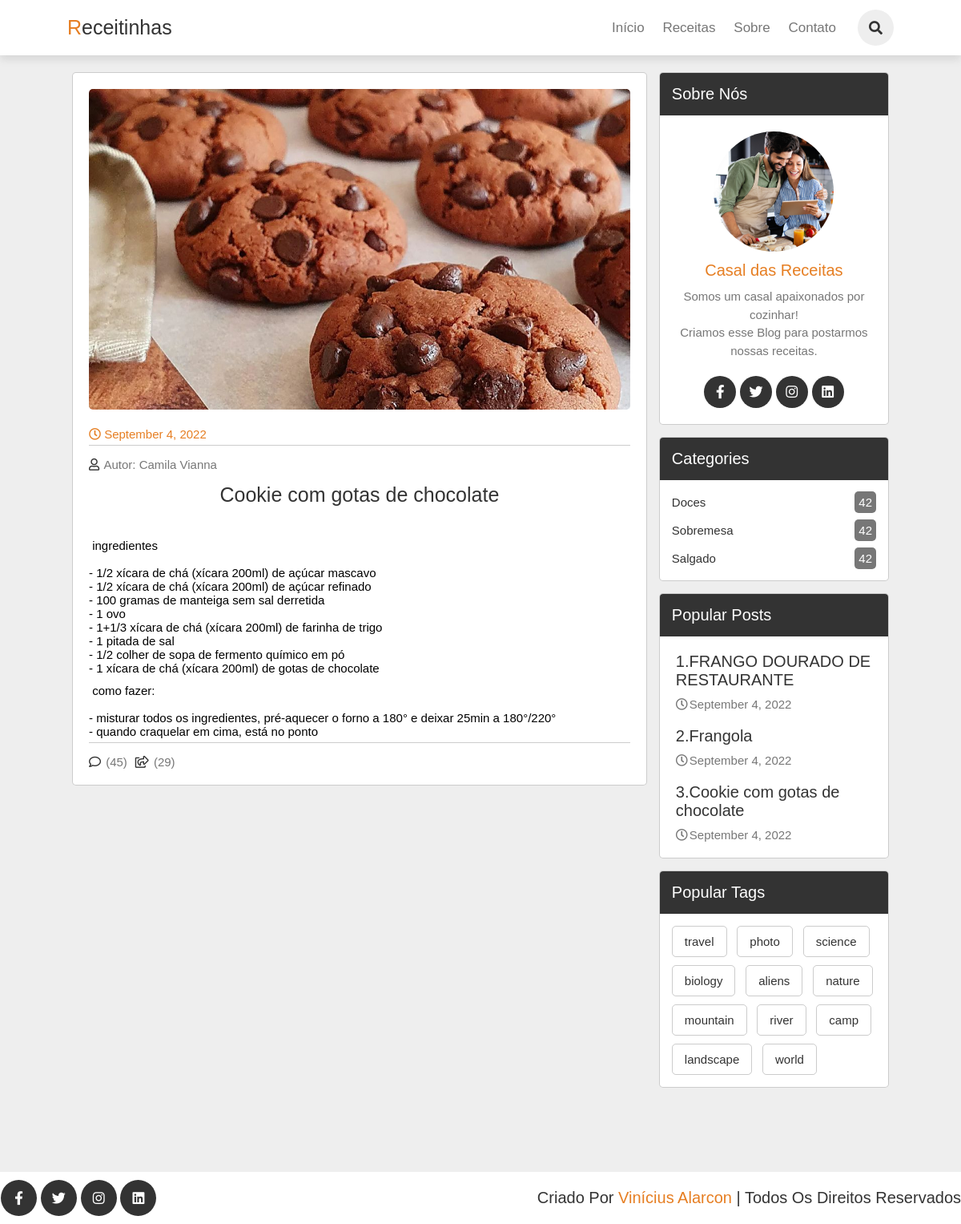
Screenshot of /single-post.php?post_id=3 with the database file from the repository.
### tables this page shows
CREATE TABLE `posts` (
  `id` int(11) NOT NULL,
  `user_id` int(11) NOT NULL,
  `topic_id` int(11) DEFAULT NULL,
  `title` varchar(255) NOT NULL,
  `body` text NOT NULL,
  `image` varchar(255) NOT NULL,
  `published` tinyint(4) NOT NULL,
  `created_at` datetime NOT NULL DEFAULT current_timestamp()
);

CREATE TABLE `users` (
  `id` int(11) NOT NULL,
  `admin` tinyint(4) NOT NULL DEFAULT 0,
  `username` varchar(255) NOT NULL,
  `email` varchar(255) NOT NULL,
  `password` varchar(255) NOT NULL,
  `created_at` timestamp NULL DEFAULT current_timestamp()
);

CREATE TABLE `topics` (
  `id` int(11) NOT NULL,
  `name` varchar(100) NOT NULL,
  `description` text NOT NULL
);

### app/models/Post.php (called while the page is built, shortened)
<?php
require(ROOT_PATH . "/app/database/connect.php");
function selectAllPostsPublished()
{
    global $pdo;
    $sql = "SELECT p.*, u.username FROM posts AS p JOIN users AS u ON p.user_id = u.id  WHERE p.published = ?";
    $stmt = $pdo->prepare($sql);
    $stmt->bindValue(1, 1, PDO::PARAM_INT);
    $stmt->execute();
    $result = $stmt->fetchAll(PDO::FETCH_ASSOC);
    return $result;
}
function selectOnePostAuthor($id)
{
    global $pdo;
    $sql = "SELECT p.*, u.username FROM posts AS p JOIN users AS u ON p.user_id = u.id  WHERE p.published = ? AND p.id = ?";
    $stmt = $pdo->prepare($sql);
    $stmt->bindValue(1, 1, PDO::PARAM_INT);
    $stmt->bindValue(2, $id, PDO::PARAM_INT);
    $stmt->execute();
    $result = $stmt->fetch(PDO::FETCH_ASSOC);
    return $result;
}

### app/models/Topic.php (called while the page is built, shortened)
<?php
require(ROOT_PATH . "/app/database/connect.php");
function selectAllTopics()
{
    global $pdo;
    $sql = "SELECT * FROM topics";
    $stmt = $pdo->prepare($sql);
    $stmt->execute();
    $result = $stmt->fetchAll(PDO::FETCH_ASSOC);
    return $result;
}

### app/controllers/topics.php (called while the page is built, shortened)
<?php
    require(ROOT_PATH . "/app/models/Topic.php");
    $topics = selectAllTopics();

### single-post.php (the view, shortened to what this page needs)
<?php
    include(ROOT_PATH . "/app/models/User.php");
    include(ROOT_PATH . "/app/models/Post.php");
    require(ROOT_PATH . "/app/controllers/topics.php");
    if(isset($_GET["post_id"])) {
        $id = $_GET["post_id"];
        $post = selectOnePostAuthor($id);
    }
    $postsPublished= array();
    if(isset($_POST["search-term"])) {
        $postsTitle = "Sua busca: '" . $_POST["search-term"] . "'";
        $postsPublished = searchPosts($_POST["search-term"]);
    } else {
        $postsPublished = selectAllPostsPublished();
    }
?>
<!DOCTYPE html>
<html lang="pt-BR">
<head>
    <link rel="stylesheet" href="https://cdnjs.cloudflare.com/ajax/libs/font-awesome/5.15.3/css/all.min.css">
    <link rel="stylesheet" href="assets/css/style.css">
</head>
<body>
<?php include(ROOT_PATH . "/app/includes/header.php"); ?>
<section class="container single-container" id="posts">
    <div class="posts-container">
        <div class="post single-post">
            <img src="<?php echo BASE_URL . '/assets/imgUpload/' . $post["image"]; ?>" alt="" class="image">
            <div class="date">
                <i class="far fa-clock"></i>
                <span><?= date('F j, Y', strtotime($post["created_at"])); ?></span>
            </div>
            <div class="links">
                <a href="#" class="user">
                    <i class="far fa-user"></i>
                    <span>Autor: <?= $post["username"]; ?></span>
                </a>
            </div>
            <h3 class="title single-post-title"><?= $post["title"] ?></h3>
            <p class="text single-post-text"><?= html_entity_decode($post["body"]); ?></p>
            <div class="links">
                <a href="#" class="icon">
                    <i class="far fa-comment"></i>
                    <span>(45)</span>
                </a>
                <a href="#" class="icon">
                    <i class="far fa-share-square"></i>
                    <span>(29)</span>
                </a>
            </div>
        </div>
    </div>
    <?php include(ROOT_PATH . "/app/includes/sidebar.php"); ?>
</section>
<?php include(ROOT_PATH . "/app/includes/footer.php"); ?>
</body>
</html>

### app/includes/sidebar.php
<div class="sidebar">
    <div class="box">
        <h3 class="title">Sobre nós</h3>
        <div class="about">
            <img src="assets/img/user01.png" alt="">
            <h3>Casal das Receitas</h3>
            <p>Somos um casal apaixonados por cozinhar!<br>Criamos esse Blog para postarmos nossas receitas.</p>
            <div class="follow">
                <a href="#" class="fab fa-facebook-f"></a>
                <a href="#" class="fab fa-twitter"></a>
                <a href="#" class="fab fa-instagram"></a>
                <a href="#" class="fab fa-linkedin"></a>
            </div>
        </div>
    </div>
    <div class="box">
        <h3 class="title">categories</h3>
        <div class="category">
            <?php foreach($topics as $key => $topic): ?>
                <a href="<?= BASE_URL . '/index.php?topic_id='. $topic["id"] . '&name=' . $topic["name"]?>"> <?= $topic["name"]?> <span>42</span></a>
            <?php endforeach; ?>
        </div>
    </div>
    <div class="box">
        <h3 class="title">popular posts</h3>
        <div class="p-post">
            <?php foreach($postsPublished as $key => $post): ?>
                <a href="#">
                    <h3><?= $key +1 . "." . $post["title"]?></h3>
                    <span><i class="far fa-clock"></i><?= date('F j, Y', strtotime($post["created_at"])); ?></span>
                </a>
            <?php endforeach; ?>
        </div>
    </div>
    <div class="box">
        <h3 class="title">popular tags</h3>
        <div class="tags">
            <a href="#">travel</a>
            <a href="#">photo</a>
            <a href="#">science</a>
            <a href="#">biology</a>
            <a href="#">aliens</a>
            <a href="#">nature</a>
            <a href="#">mountain</a>
            <a href="#">river</a>
            <a href="#">camp</a>
            <a href="#">landscape</a>
            <a href="#">world</a>
        </div>
    </div>
</div>

### assets/css/style.css (style rules this page uses)
:root { --orange:#e67e22; --black:#333; --light-color:#777; --border:.1rem solid rgba(0,0,0,.2); --box-shadow:0 .5rem 1rem rgba(0,0,0,.1); }
* { margin:0; padding:0; box-sizing: border-box; outline: none; border:none; text-decoration: none; font-family: Verdana, Geneva, Tahoma, sans-serif; font-weight: lighter; }
html { font-size: 62.5%; overflow-x: hidden; scroll-behavior: smooth; scroll-padding-top: 6rem; }
section { padding:2rem 7%; }
.container { display: grid; grid-template-columns: 2.5fr 1fr; gap:1.5rem; background:#eee; }
.container .posts-container .post { width:100%; padding:2rem; background:#fff; border:var(--border); border-radius: .5rem; margin-bottom: 1.5rem; }
.container .posts-container .post .image { height: 40rem; width:100%; border-radius: .5rem; object-fit: cover; }
.container .posts-container .post .date { padding-top: 2rem; font-size: 1.5rem; color:var(--orange); }
.container .posts-container .post .title { padding-top: 1.5rem; font-size: 2.5rem; color:var(--black); }
.container .posts-container .post .text { color:var(--light-color); font-size: 1.6rem; line-height: 1.7; padding:1rem 0; }
.container .posts-container .links { border-top: var(--border); margin-top: .5rem; padding-top: 1.5rem; display: flex; align-items: center; }
.container .posts-container .links .user { margin-right: auto; }
.container .posts-container .links .icon { padding-right: 1rem; }
.container .posts-container .links a { font-size: 1.5rem; color:var(--light-color); }
.container .posts-container .links a i { padding-right: .2rem; color:var(--black); }
.single-container { padding: 9rem; }
.single-post-title { text-align: center; }
.single-post-text { text-align: center; padding: 1rem 5rem !important; margin: 1rem 5rem ; }
.container .sidebar .box { border:var(--border); border-radius: .5rem; overflow:hidden; background:#fff; margin-bottom: 1.5rem; }
.container .sidebar .box .title { padding:1.5rem; font-size: 2rem; color:#fff; background:var(--black); text-transform: capitalize; }
.container .sidebar .box .about { text-align: center; padding:1rem 1.5rem; }
.container .sidebar .box .about img { height: 15rem; width: 15rem; border-radius: 50%; object-fit: cover; margin:1rem 0; }
.container .sidebar .box .about h3 { color:var(--orange); font-size: 2rem; }
.container .sidebar .box .about p { color:var(--light-color); font-size: 1.5rem; line-height: 1.5; padding:1rem; }
.container .sidebar .box .about .follow { padding:1rem 0; }
.container .sidebar .box .about .follow a { height: 4rem; line-height: 4rem; width: 4rem; border-radius: 50%; background:var(--black); color:#fff; font-size: 1.7rem; margin:0 .1rem; }
.container .sidebar .box .category { padding:1rem 1.5rem; }
.container .sidebar .box .category a { padding:.4rem 0; font-size: 1.5rem; color:var(--black); display: flex; align-items: center; justify-content: space-between; }
.container .sidebar .box .category a span { background:var(--light-color); color:#fff; border-radius: .5rem; padding:.5rem; }
.container .sidebar .box .p-post { padding:1rem 2rem; }
.container .sidebar .box .p-post a { padding:1rem 0; display: block; }
.container .sidebar .box .p-post a h3 { color:var(--black); font-size: 2rem; padding-bottom: 1rem; }
.container .sidebar .box .p-post a span { color:var(--light-color); font-size: 1.5rem; }
.container .sidebar .box .p-post a span i { padding-right: .2rem; }
.container .sidebar .box .tags { padding:1rem; }
.container .sidebar .box .tags a { display: inline-block; padding:1rem 1.5rem; font-size: 1.5rem; color:var(--black); border-radius: .5rem; border:var(--border); margin:.5rem; }

### rows the page displays
posts: image (picture), created_at "September 4, 2022", title "Cookie com gotas de chocolate", body "ingredientes - 1/2 xícara de chá (xícara 200ml) de açúcar mascavo - 1/2 xícara de chá (xícara 200ml) de açúcar refinado - 100 gramas de manteiga sem sal derretida - 1 ovo - 1+1/3 xícara de chá (xícara 200ml) de farinha de trigo - 1 pitada de sal - 1/2 colher de sopa de fermento químico em pó - 1 xícara de chá (xícara 200ml) de gotas de chocolate como fazer: - misturar todos os ingredientes, pré-aquecer o forno a 180° e deixar 25min a 180°/220° - quando craquelar em cima, está no ponto"
users: username "Camila Vianna"
topics: name "Doces"
topics: name "Sobremesa"
topics: name "Salgado"
posts: title "FRANGO DOURADO DE RESTAURANTE", created_at "September 4, 2022"
posts: title "Frangola", created_at "September 4, 2022"
